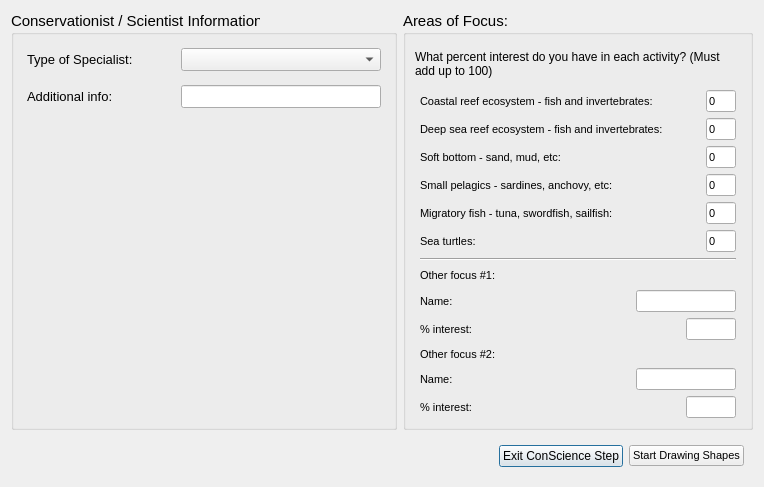
<ui version="4.0" >
 <author>Dane Springmeyer</author>
 <class>ConsScience</class>
 <widget class="QDialog" name="ConsScience" >
  <property name="geometry" >
   <rect>
    <x>0</x>
    <y>0</y>
    <width>764</width>
    <height>487</height>
   </rect>
  </property>
  <property name="windowTitle" >
   <string>OpenOceanMap - Interview</string>
  </property>
  <layout class="QVBoxLayout" name="verticalLayout_5" >
   <item>
    <layout class="QHBoxLayout" name="horizontalLayout" >
     <item>
      <widget class="QGroupBox" name="vessel_info" >
       <property name="font" >
        <font>
         <pointsize>11</pointsize>
        </font>
       </property>
       <property name="title" >
        <string>Conservationist / Scientist Information</string>
       </property>
       <layout class="QVBoxLayout" name="verticalLayout_2" >
        <item>
         <widget class="QWidget" native="1" name="home_port_5" >
          <property name="font" >
           <font>
            <pointsize>10</pointsize>
           </font>
          </property>
          <layout class="QHBoxLayout" >
           <property name="spacing" >
            <number>4</number>
           </property>
           <property name="margin" >
            <number>4</number>
           </property>
           <item>
            <widget class="QLabel" name="employee_text" >
             <property name="minimumSize" >
              <size>
               <width>150</width>
               <height>0</height>
              </size>
             </property>
             <property name="maximumSize" >
              <size>
               <width>150</width>
               <height>16777215</height>
              </size>
             </property>
             <property name="font" >
              <font>
               <pointsize>10</pointsize>
              </font>
             </property>
             <property name="text" >
              <string>Type of Specialist:</string>
             </property>
            </widget>
           </item>
           <item>
            <widget class="QComboBox" name="comboSpecialist" >
             <property name="maximumSize" >
              <size>
               <width>200</width>
               <height>16777215</height>
              </size>
             </property>
             <item>
              <property name="text" >
               <string/>
              </property>
             </item>
             <item>
              <property name="text" >
               <string>Academic</string>
              </property>
             </item>
             <item>
              <property name="text" >
               <string>Non-Governmental Organization</string>
              </property>
             </item>
             <item>
              <property name="text" >
               <string>Government (Municipal)</string>
              </property>
             </item>
             <item>
              <property name="text" >
               <string>Government (State)</string>
              </property>
             </item>
             <item>
              <property name="text" >
               <string>Government (Federal)</string>
              </property>
             </item>
             <item>
              <property name="text" >
               <string>Other</string>
              </property>
             </item>
            </widget>
           </item>
          </layout>
         </widget>
        </item>
        <item>
         <widget class="QWidget" native="1" name="vessel_length" >
          <property name="font" >
           <font>
            <pointsize>10</pointsize>
           </font>
          </property>
          <layout class="QHBoxLayout" >
           <property name="spacing" >
            <number>4</number>
           </property>
           <property name="margin" >
            <number>4</number>
           </property>
           <item>
            <widget class="QLabel" name="add_info_text" >
             <property name="minimumSize" >
              <size>
               <width>150</width>
               <height>0</height>
              </size>
             </property>
             <property name="maximumSize" >
              <size>
               <width>150</width>
               <height>16777215</height>
              </size>
             </property>
             <property name="font" >
              <font>
               <pointsize>10</pointsize>
              </font>
             </property>
             <property name="text" >
              <string>Additional info:</string>
             </property>
            </widget>
           </item>
           <item>
            <widget class="QLineEdit" name="add_info_line" >
             <property name="enabled" >
              <bool>true</bool>
             </property>
             <property name="minimumSize" >
              <size>
               <width>200</width>
               <height>0</height>
              </size>
             </property>
             <property name="maximumSize" >
              <size>
               <width>200</width>
               <height>16777215</height>
              </size>
             </property>
             <property name="font" >
              <font>
               <pointsize>10</pointsize>
              </font>
             </property>
             <property name="contextMenuPolicy" >
              <enum>Qt::PreventContextMenu</enum>
             </property>
             <property name="text" >
              <string/>
             </property>
            </widget>
           </item>
          </layout>
         </widget>
        </item>
        <item>
         <spacer name="verticalSpacer_2" >
          <property name="orientation" >
           <enum>Qt::Vertical</enum>
          </property>
          <property name="sizeHint" stdset="0" >
           <size>
            <width>20</width>
            <height>40</height>
           </size>
          </property>
         </spacer>
        </item>
       </layout>
      </widget>
     </item>
     <item>
      <widget class="QGroupBox" name="groupBox" >
       <property name="font" >
        <font>
         <pointsize>11</pointsize>
        </font>
       </property>
       <property name="title" >
        <string>Areas of Focus:</string>
       </property>
       <layout class="QVBoxLayout" name="verticalLayout" >
        <item>
         <widget class="QLabel" name="label" >
          <property name="minimumSize" >
           <size>
            <width>0</width>
            <height>40</height>
           </size>
          </property>
          <property name="maximumSize" >
           <size>
            <width>16777215</width>
            <height>40</height>
           </size>
          </property>
          <property name="font" >
           <font>
            <pointsize>9</pointsize>
           </font>
          </property>
          <property name="text" >
           <string>What percent interest do you have in each activity? (Must add up to 100)</string>
          </property>
          <property name="wordWrap" >
           <bool>true</bool>
          </property>
         </widget>
        </item>
        <item>
         <layout class="QHBoxLayout" name="horizontalLayout_2" >
          <item>
           <spacer name="horizontalSpacer_2" >
            <property name="orientation" >
             <enum>Qt::Horizontal</enum>
            </property>
            <property name="sizeHint" stdset="0" >
             <size>
              <width>40</width>
              <height>20</height>
             </size>
            </property>
           </spacer>
          </item>
          <item>
           <layout class="QVBoxLayout" name="verticalLayout_9" >
            <item>
             <layout class="QVBoxLayout" name="verticalLayout_10" >
              <item>
               <layout class="QHBoxLayout" name="_14" >
                <item>
                 <widget class="QLabel" name="label_12" >
                  <property name="minimumSize" >
                   <size>
                    <width>280</width>
                    <height>0</height>
                   </size>
                  </property>
                  <property name="maximumSize" >
                   <size>
                    <width>280</width>
                    <height>16777215</height>
                   </size>
                  </property>
                  <property name="font" >
                   <font>
                    <pointsize>8</pointsize>
                   </font>
                  </property>
                  <property name="text" >
                   <string>Coastal reef ecosystem - fish and invertebrates:</string>
                  </property>
                 </widget>
                </item>
                <item>
                 <widget class="QLineEdit" name="focus_coast_reef" >
                  <property name="enabled" >
                   <bool>true</bool>
                  </property>
                  <property name="minimumSize" >
                   <size>
                    <width>30</width>
                    <height>0</height>
                   </size>
                  </property>
                  <property name="maximumSize" >
                   <size>
                    <width>50</width>
                    <height>16777215</height>
                   </size>
                  </property>
                  <property name="font" >
                   <font>
                    <pointsize>8</pointsize>
                   </font>
                  </property>
                  <property name="text" >
                   <string>0</string>
                  </property>
                 </widget>
                </item>
               </layout>
              </item>
              <item>
               <layout class="QHBoxLayout" name="_15" >
                <item>
                 <widget class="QLabel" name="label_13" >
                  <property name="minimumSize" >
                   <size>
                    <width>280</width>
                    <height>0</height>
                   </size>
                  </property>
                  <property name="maximumSize" >
                   <size>
                    <width>280</width>
                    <height>16777215</height>
                   </size>
                  </property>
                  <property name="font" >
                   <font>
                    <pointsize>8</pointsize>
                   </font>
                  </property>
                  <property name="text" >
                   <string>Deep sea reef ecosystem - fish and invertebrates:</string>
                  </property>
                 </widget>
                </item>
                <item>
                 <widget class="QLineEdit" name="focus_deep_reef" >
                  <property name="enabled" >
                   <bool>true</bool>
                  </property>
                  <property name="minimumSize" >
                   <size>
                    <width>30</width>
                    <height>0</height>
                   </size>
                  </property>
                  <property name="maximumSize" >
                   <size>
                    <width>50</width>
                    <height>16777215</height>
                   </size>
                  </property>
                  <property name="font" >
                   <font>
                    <pointsize>8</pointsize>
                   </font>
                  </property>
                  <property name="text" >
                   <string>0</string>
                  </property>
                 </widget>
                </item>
               </layout>
              </item>
              <item>
               <layout class="QHBoxLayout" name="_16" >
                <item>
                 <widget class="QLabel" name="label_14" >
                  <property name="minimumSize" >
                   <size>
                    <width>280</width>
                    <height>0</height>
                   </size>
                  </property>
                  <property name="maximumSize" >
                   <size>
                    <width>280</width>
                    <height>16777215</height>
                   </size>
                  </property>
                  <property name="font" >
                   <font>
                    <pointsize>8</pointsize>
                   </font>
                  </property>
                  <property name="text" >
                   <string>Soft bottom - sand, mud, etc:</string>
                  </property>
                 </widget>
                </item>
                <item>
                 <widget class="QLineEdit" name="focus_soft" >
                  <property name="enabled" >
                   <bool>true</bool>
                  </property>
                  <property name="minimumSize" >
                   <size>
                    <width>30</width>
                    <height>0</height>
                   </size>
                  </property>
                  <property name="maximumSize" >
                   <size>
                    <width>50</width>
                    <height>16777215</height>
                   </size>
                  </property>
                  <property name="font" >
                   <font>
                    <pointsize>8</pointsize>
                   </font>
                  </property>
                  <property name="text" >
                   <string>0</string>
                  </property>
                 </widget>
                </item>
               </layout>
              </item>
              <item>
               <layout class="QHBoxLayout" name="_17" >
                <item>
                 <widget class="QLabel" name="label_15" >
                  <property name="minimumSize" >
                   <size>
                    <width>280</width>
                    <height>0</height>
                   </size>
                  </property>
                  <property name="maximumSize" >
                   <size>
                    <width>280</width>
                    <height>16777215</height>
                   </size>
                  </property>
                  <property name="font" >
                   <font>
                    <pointsize>8</pointsize>
                   </font>
                  </property>
                  <property name="text" >
                   <string>Small pelagics - sardines, anchovy, etc:</string>
                  </property>
                 </widget>
                </item>
                <item>
                 <widget class="QLineEdit" name="focus_pelagic" >
                  <property name="enabled" >
                   <bool>true</bool>
                  </property>
                  <property name="minimumSize" >
                   <size>
                    <width>30</width>
                    <height>0</height>
                   </size>
                  </property>
                  <property name="maximumSize" >
                   <size>
                    <width>50</width>
                    <height>16777215</height>
                   </size>
                  </property>
                  <property name="font" >
                   <font>
                    <pointsize>8</pointsize>
                   </font>
                  </property>
                  <property name="text" >
                   <string>0</string>
                  </property>
                 </widget>
                </item>
               </layout>
              </item>
             </layout>
            </item>
            <item>
             <layout class="QHBoxLayout" name="_18" >
              <item>
               <widget class="QLabel" name="focus_migratory_label" >
                <property name="minimumSize" >
                 <size>
                  <width>280</width>
                  <height>0</height>
                 </size>
                </property>
                <property name="maximumSize" >
                 <size>
                  <width>280</width>
                  <height>16777215</height>
                 </size>
                </property>
                <property name="font" >
                 <font>
                  <pointsize>8</pointsize>
                 </font>
                </property>
                <property name="text" >
                 <string>Migratory fish - tuna, swordfish, sailfish:</string>
                </property>
               </widget>
              </item>
              <item>
               <widget class="QLineEdit" name="focus_migratory" >
                <property name="enabled" >
                 <bool>true</bool>
                </property>
                <property name="minimumSize" >
                 <size>
                  <width>30</width>
                  <height>0</height>
                 </size>
                </property>
                <property name="maximumSize" >
                 <size>
                  <width>50</width>
                  <height>16777215</height>
                 </size>
                </property>
                <property name="font" >
                 <font>
                  <pointsize>8</pointsize>
                 </font>
                </property>
                <property name="text" >
                 <string>0</string>
                </property>
               </widget>
              </item>
             </layout>
            </item>
            <item>
             <layout class="QHBoxLayout" name="_19" >
              <item>
               <widget class="QLabel" name="label_17" >
                <property name="minimumSize" >
                 <size>
                  <width>280</width>
                  <height>0</height>
                 </size>
                </property>
                <property name="maximumSize" >
                 <size>
                  <width>280</width>
                  <height>16777215</height>
                 </size>
                </property>
                <property name="font" >
                 <font>
                  <pointsize>8</pointsize>
                 </font>
                </property>
                <property name="text" >
                 <string>Sea turtles:</string>
                </property>
               </widget>
              </item>
              <item>
               <widget class="QLineEdit" name="focus_turtles" >
                <property name="enabled" >
                 <bool>true</bool>
                </property>
                <property name="minimumSize" >
                 <size>
                  <width>30</width>
                  <height>0</height>
                 </size>
                </property>
                <property name="maximumSize" >
                 <size>
                  <width>50</width>
                  <height>16777215</height>
                 </size>
                </property>
                <property name="font" >
                 <font>
                  <pointsize>8</pointsize>
                 </font>
                </property>
                <property name="text" >
                 <string>0</string>
                </property>
               </widget>
              </item>
             </layout>
            </item>
            <item>
             <widget class="Line" name="line" >
              <property name="orientation" >
               <enum>Qt::Horizontal</enum>
              </property>
             </widget>
            </item>
            <item>
             <layout class="QVBoxLayout" name="verticalLayout_3" >
              <item>
               <widget class="QLabel" name="label_21" >
                <property name="minimumSize" >
                 <size>
                  <width>80</width>
                  <height>0</height>
                 </size>
                </property>
                <property name="maximumSize" >
                 <size>
                  <width>200</width>
                  <height>16777215</height>
                 </size>
                </property>
                <property name="font" >
                 <font>
                  <pointsize>8</pointsize>
                 </font>
                </property>
                <property name="text" >
                 <string>Other focus #1:</string>
                </property>
               </widget>
              </item>
              <item>
               <layout class="QHBoxLayout" name="horizontalLayout_3" >
                <item>
                 <widget class="QLabel" name="label_23" >
                  <property name="minimumSize" >
                   <size>
                    <width>80</width>
                    <height>0</height>
                   </size>
                  </property>
                  <property name="maximumSize" >
                   <size>
                    <width>80</width>
                    <height>16777215</height>
                   </size>
                  </property>
                  <property name="font" >
                   <font>
                    <pointsize>8</pointsize>
                   </font>
                  </property>
                  <property name="text" >
                   <string>Name:</string>
                  </property>
                 </widget>
                </item>
                <item>
                 <spacer name="horizontalSpacer_3" >
                  <property name="orientation" >
                   <enum>Qt::Horizontal</enum>
                  </property>
                  <property name="sizeHint" stdset="0" >
                   <size>
                    <width>40</width>
                    <height>20</height>
                   </size>
                  </property>
                 </spacer>
                </item>
                <item>
                 <widget class="QLineEdit" name="focus_other_1_name" >
                  <property name="enabled" >
                   <bool>true</bool>
                  </property>
                  <property name="minimumSize" >
                   <size>
                    <width>100</width>
                    <height>0</height>
                   </size>
                  </property>
                  <property name="maximumSize" >
                   <size>
                    <width>100</width>
                    <height>16777215</height>
                   </size>
                  </property>
                  <property name="font" >
                   <font>
                    <pointsize>8</pointsize>
                   </font>
                  </property>
                  <property name="text" >
                   <string/>
                  </property>
                 </widget>
                </item>
               </layout>
              </item>
              <item>
               <layout class="QHBoxLayout" name="horizontalLayout_4" >
                <item>
                 <widget class="QLabel" name="label_22" >
                  <property name="minimumSize" >
                   <size>
                    <width>140</width>
                    <height>0</height>
                   </size>
                  </property>
                  <property name="maximumSize" >
                   <size>
                    <width>80</width>
                    <height>16777215</height>
                   </size>
                  </property>
                  <property name="font" >
                   <font>
                    <pointsize>8</pointsize>
                   </font>
                  </property>
                  <property name="text" >
                   <string>% interest:</string>
                  </property>
                 </widget>
                </item>
                <item>
                 <spacer name="horizontalSpacer_4" >
                  <property name="orientation" >
                   <enum>Qt::Horizontal</enum>
                  </property>
                  <property name="sizeHint" stdset="0" >
                   <size>
                    <width>40</width>
                    <height>20</height>
                   </size>
                  </property>
                 </spacer>
                </item>
                <item>
                 <widget class="QLineEdit" name="focus_other_1_interest" >
                  <property name="enabled" >
                   <bool>true</bool>
                  </property>
                  <property name="minimumSize" >
                   <size>
                    <width>30</width>
                    <height>0</height>
                   </size>
                  </property>
                  <property name="maximumSize" >
                   <size>
                    <width>50</width>
                    <height>16777215</height>
                   </size>
                  </property>
                  <property name="font" >
                   <font>
                    <pointsize>8</pointsize>
                   </font>
                  </property>
                  <property name="text" >
                   <string/>
                  </property>
                 </widget>
                </item>
               </layout>
              </item>
             </layout>
            </item>
            <item>
             <layout class="QVBoxLayout" name="verticalLayout_4" >
              <item>
               <widget class="QLabel" name="label_24" >
                <property name="minimumSize" >
                 <size>
                  <width>80</width>
                  <height>0</height>
                 </size>
                </property>
                <property name="maximumSize" >
                 <size>
                  <width>200</width>
                  <height>16777215</height>
                 </size>
                </property>
                <property name="font" >
                 <font>
                  <pointsize>8</pointsize>
                 </font>
                </property>
                <property name="text" >
                 <string>Other focus #2:</string>
                </property>
               </widget>
              </item>
              <item>
               <layout class="QHBoxLayout" name="horizontalLayout_5" >
                <item>
                 <widget class="QLabel" name="label_25" >
                  <property name="minimumSize" >
                   <size>
                    <width>80</width>
                    <height>0</height>
                   </size>
                  </property>
                  <property name="maximumSize" >
                   <size>
                    <width>80</width>
                    <height>16777215</height>
                   </size>
                  </property>
                  <property name="font" >
                   <font>
                    <pointsize>8</pointsize>
                   </font>
                  </property>
                  <property name="text" >
                   <string>Name:</string>
                  </property>
                 </widget>
                </item>
                <item>
                 <spacer name="horizontalSpacer_5" >
                  <property name="orientation" >
                   <enum>Qt::Horizontal</enum>
                  </property>
                  <property name="sizeHint" stdset="0" >
                   <size>
                    <width>40</width>
                    <height>20</height>
                   </size>
                  </property>
                 </spacer>
                </item>
                <item>
                 <widget class="QLineEdit" name="focus_other_2_name" >
                  <property name="enabled" >
                   <bool>true</bool>
                  </property>
                  <property name="minimumSize" >
                   <size>
                    <width>100</width>
                    <height>0</height>
                   </size>
                  </property>
                  <property name="maximumSize" >
                   <size>
                    <width>100</width>
                    <height>16777215</height>
                   </size>
                  </property>
                  <property name="font" >
                   <font>
                    <pointsize>8</pointsize>
                   </font>
                  </property>
                  <property name="text" >
                   <string/>
                  </property>
                 </widget>
                </item>
               </layout>
              </item>
              <item>
               <layout class="QHBoxLayout" name="horizontalLayout_6" >
                <item>
                 <widget class="QLabel" name="label_26" >
                  <property name="minimumSize" >
                   <size>
                    <width>140</width>
                    <height>0</height>
                   </size>
                  </property>
                  <property name="maximumSize" >
                   <size>
                    <width>80</width>
                    <height>16777215</height>
                   </size>
                  </property>
                  <property name="font" >
                   <font>
                    <pointsize>8</pointsize>
                   </font>
                  </property>
                  <property name="text" >
                   <string>% interest:</string>
                  </property>
                 </widget>
                </item>
                <item>
                 <spacer name="horizontalSpacer_6" >
                  <property name="orientation" >
                   <enum>Qt::Horizontal</enum>
                  </property>
                  <property name="sizeHint" stdset="0" >
                   <size>
                    <width>40</width>
                    <height>20</height>
                   </size>
                  </property>
                 </spacer>
                </item>
                <item>
                 <widget class="QLineEdit" name="focus_other_2_interest" >
                  <property name="enabled" >
                   <bool>true</bool>
                  </property>
                  <property name="minimumSize" >
                   <size>
                    <width>30</width>
                    <height>0</height>
                   </size>
                  </property>
                  <property name="maximumSize" >
                   <size>
                    <width>50</width>
                    <height>16777215</height>
                   </size>
                  </property>
                  <property name="font" >
                   <font>
                    <pointsize>8</pointsize>
                   </font>
                  </property>
                  <property name="text" >
                   <string/>
                  </property>
                 </widget>
                </item>
               </layout>
              </item>
             </layout>
            </item>
           </layout>
          </item>
          <item>
           <spacer name="horizontalSpacer" >
            <property name="orientation" >
             <enum>Qt::Horizontal</enum>
            </property>
            <property name="sizeHint" stdset="0" >
             <size>
              <width>40</width>
              <height>20</height>
             </size>
            </property>
           </spacer>
          </item>
         </layout>
        </item>
       </layout>
      </widget>
     </item>
    </layout>
   </item>
   <item>
    <widget class="QWidget" native="1" name="button_box" >
     <layout class="QHBoxLayout" >
      <item>
       <spacer>
        <property name="orientation" >
         <enum>Qt::Horizontal</enum>
        </property>
        <property name="sizeHint" stdset="0" >
         <size>
          <width>40</width>
          <height>20</height>
         </size>
        </property>
       </spacer>
      </item>
      <item>
       <widget class="QPushButton" name="pbnExitConStep" >
        <property name="text" >
         <string>Exit ConScience Step</string>
        </property>
       </widget>
      </item>
      <item>
       <widget class="QPushButton" name="pbnSelectConsScience" >
        <property name="font" >
         <font>
          <pointsize>8</pointsize>
         </font>
        </property>
        <property name="text" >
         <string>Start Drawing Shapes</string>
        </property>
       </widget>
      </item>
     </layout>
    </widget>
   </item>
  </layout>
 </widget>
 <resources/>
 <connections/>
</ui>
